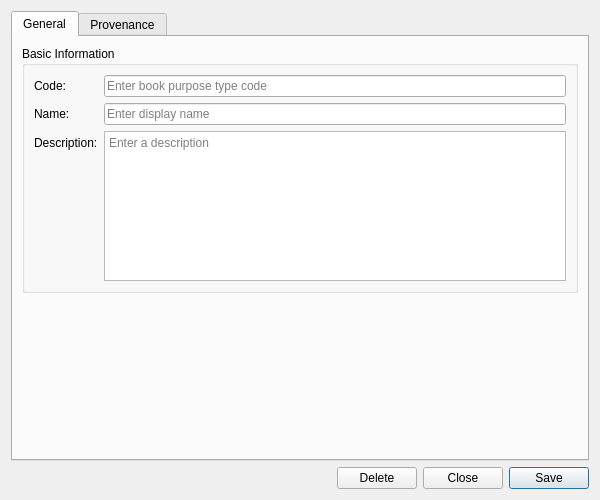
<?xml version="1.0" encoding="UTF-8"?>
<ui version="4.0">
 <class>BookPurposeTypeDetailDialog</class>
 <widget class="QWidget" name="BookPurposeTypeDetailDialog">
  <property name="geometry">
   <rect>
    <x>0</x>
    <y>0</y>
    <width>600</width>
    <height>500</height>
   </rect>
  </property>
  <property name="sizePolicy">
   <sizepolicy hsizetype="Preferred" vsizetype="Preferred">
    <horstretch>0</horstretch>
    <verstretch>0</verstretch>
   </sizepolicy>
  </property>
  <property name="minimumSize">
   <size>
    <width>600</width>
    <height>500</height>
   </size>
  </property>
  <property name="windowTitle">
   <string>Book Purpose Type Details</string>
  </property>
  <layout class="QVBoxLayout" name="verticalLayout">
   <item>
    <widget class="QTabWidget" name="tabWidget">
     <property name="currentIndex"><number>0</number></property>
     <widget class="QWidget" name="generalTab">
      <attribute name="title"><string>General</string></attribute>
      <layout class="QVBoxLayout" name="generalLayout">
       <item>
        <widget class="QGroupBox" name="basicInfoGroup">
         <property name="title">
          <string>Basic Information</string>
         </property>
         <layout class="QFormLayout" name="formLayout">
          <item row="0" column="0">
           <widget class="QLabel" name="labelCode">
            <property name="text">
             <string>Code:</string>
            </property>
           </widget>
          </item>
          <item row="0" column="1">
           <widget class="QLineEdit" name="codeEdit">
            <property name="placeholderText">
             <string>Enter book purpose type code</string>
            </property>
            <property name="readOnly">
             <bool>true</bool>
            </property>
           </widget>
          </item>
          <item row="1" column="0">
           <widget class="QLabel" name="labelName">
            <property name="text">
             <string>Name:</string>
            </property>
           </widget>
          </item>
          <item row="1" column="1">
           <widget class="QLineEdit" name="nameEdit">
            <property name="placeholderText">
             <string>Enter display name</string>
            </property>
           </widget>
          </item>
          <item row="2" column="0">
           <widget class="QLabel" name="labelDescription">
            <property name="text">
             <string>Description:</string>
            </property>
           </widget>
          </item>
          <item row="2" column="1">
           <widget class="QPlainTextEdit" name="descriptionEdit">
            <property name="minimumSize">
             <size>
              <width>0</width>
              <height>80</height>
             </size>
            </property>
            <property name="maximumSize">
             <size>
              <width>16777215</width>
              <height>150</height>
             </size>
            </property>
            <property name="placeholderText">
             <string>Enter a description</string>
            </property>
           </widget>
          </item>
         </layout>
        </widget>
       </item>
       <item>
        <spacer name="verticalSpacer">
         <property name="orientation">
          <enum>Qt::Vertical</enum>
         </property>
         <property name="sizeHint" stdset="0">
          <size>
           <width>20</width>
           <height>40</height>
          </size>
         </property>
        </spacer>
       </item>
      </layout>
     </widget>
     <widget class="QWidget" name="provenanceTab">
      <attribute name="title"><string>Provenance</string></attribute>
      <layout class="QVBoxLayout" name="provenanceTabLayout">
       <item>
        <widget class="ores::qt::ProvenanceWidget" name="provenanceWidget" native="true"/>
       </item>
      </layout>
     </widget>
    </widget>
   </item>
   <item>
    <layout class="QHBoxLayout" name="buttonLayout">
     <item>
      <spacer name="horizontalSpacer">
       <property name="orientation">
        <enum>Qt::Horizontal</enum>
       </property>
       <property name="sizeHint" stdset="0">
        <size>
         <width>40</width>
         <height>20</height>
        </size>
       </property>
      </spacer>
     </item>
     <item>
      <widget class="QPushButton" name="deleteButton">
       <property name="text">
        <string>Delete</string>
       </property>
      </widget>
     </item>
     <item>
      <widget class="QPushButton" name="closeButton">
       <property name="text">
        <string>Close</string>
       </property>
      </widget>
     </item>
     <item>
      <widget class="QPushButton" name="saveButton">
       <property name="text">
        <string>Save</string>
       </property>
       <property name="default">
        <bool>true</bool>
       </property>
      </widget>
     </item>
    </layout>
   </item>
  </layout>
 </widget>
 <customwidgets>
  <customwidget>
   <class>ores::qt::ProvenanceWidget</class>
   <extends>QWidget</extends>
   <header>ores.qt/ProvenanceWidget.hpp</header>
  </customwidget>
 </customwidgets>
 <resources/>
 <connections/>
</ui>
